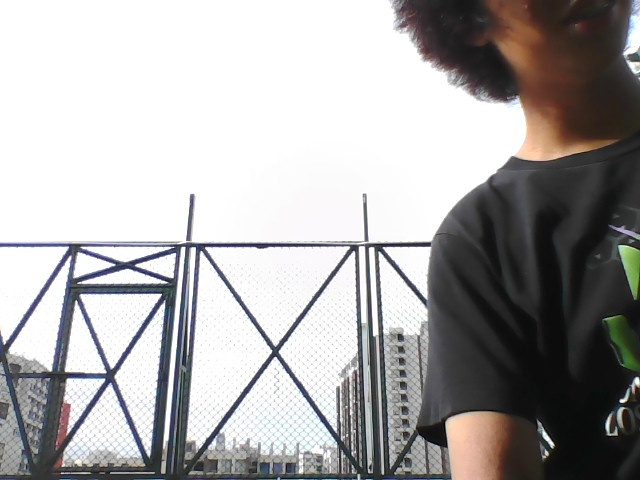
#> input picture GUI Assets/test image1.jpeg, 640 x 480 px, given in place of image1.jpeg, which was not available
$ python -i main.py   (imports and definitions only)
#> lines starting #> are read from the running program, lines starting #| are printed output that depends on the picture; pictures that were not available may be replaced by others from this repository, and a replacement may not be noted
import pygame as pg
import cv2
import numpy as np

# default cam video cap and display
# rov cam is 720p (1280x720)
# [1 line not run here, left out]
fps = 60


screen_width = 1350
screen_height = 800
# [1 line that did not run here, left out]
gray = (220, 220, 220)


# [16 lines not run here, left out]


# [1 line that did not run here, left out]
# [1 line that did not run here, left out]

# [62 lines left out: functions draw_margin, capture_frame, not called in this run]


# stitch
def stitch_frames():
    global final_image
    global pair1
    global pair2
    global pair3
    global pair4

    r1 = cv2.imread(r'.\Photomosaic\image1.jpeg')
#> r1 is the input picture: shape (480, 640, 3); mean B, G, R 169.6, 169.5, 171.1
    r2 = cv2.imread(r'.\Photomosaic\image2.jpeg')
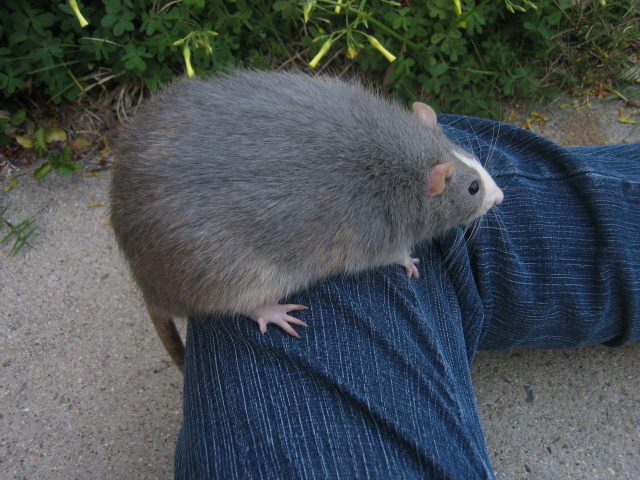
#> input picture Photomosaic/pair1.jpeg, 1280 x 960 px, given in place of image2.jpeg, which was not available (shown at 1/2 size)
#> r2 is the input picture: shape (960, 1280, 3); mean B, G, R 83.1, 79.4, 71.5
    r3 = cv2.imread(r'.\Photomosaic\image3.jpeg')
    r4 = cv2.imread(r'.\Photomosaic\image4.jpeg')
    r5 = cv2.imread(r'.\Photomosaic\image5.jpeg')
    r6 = cv2.imread(r'.\Photomosaic\image6.jpeg')
    r7 = cv2.imread(r'.\Photomosaic\image7.jpeg')
    r8 = cv2.imread(r'.\Photomosaic\image8.jpeg')

    R1 = cv2.rotate(r1, cv2.ROTATE_90_CLOCKWISE)
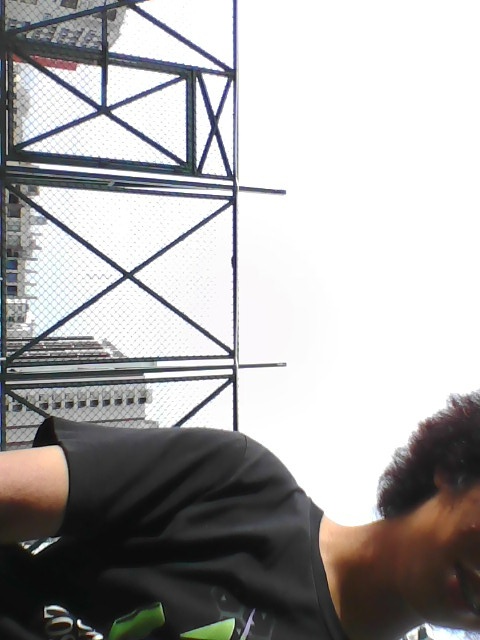
#> R1: shape (640, 480, 3); mean B, G, R 169.6, 169.5, 171.1
    R2 = cv2.rotate(r2, cv2.ROTATE_90_CLOCKWISE)
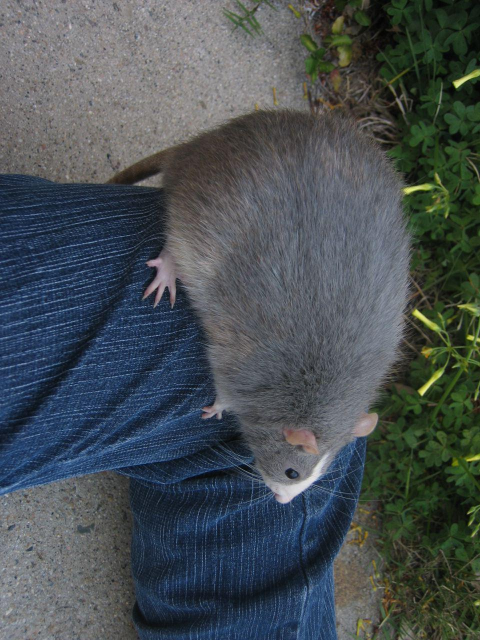
#> R2: shape (1280, 960, 3) (shown at 1/2 size); mean B, G, R 83.1, 79.4, 71.5
    R3 = cv2.rotate(r3, cv2.ROTATE_90_CLOCKWISE)
    R4 = cv2.rotate(r4, cv2.ROTATE_90_CLOCKWISE)
    R5 = cv2.rotate(r5, cv2.ROTATE_90_CLOCKWISE)
    R6 = cv2.rotate(r6, cv2.ROTATE_90_CLOCKWISE)
    R7 = cv2.rotate(r7, cv2.ROTATE_90_CLOCKWISE)
    R8 = cv2.rotate(r8, cv2.ROTATE_90_CLOCKWISE)


    # stitch 4 pairs
#> (the run stopped early here; a loop or call above may not have finished)
